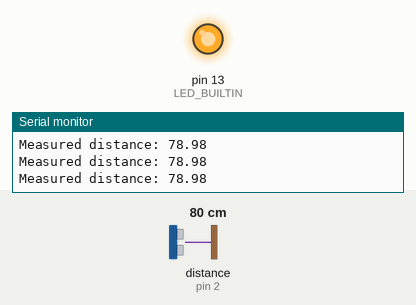
A sketch run on a simulated Arduino Uno, built with avr-gcc and run on an emulated ATmega328P. Shown: output pins drawn as LEDs (lit = HIGH), the last lines printed to the serial monitor. Wiring (inferred from the names in the program): ultrasonic range finder: trigger pin 3; echo pin 2. The inputs (shaded band) are chosen by the test bench; at power-on: distance to the obstacle (sensor on pin 2) 80 cm. The echo pulse lasts 58.3 µs per cm; pins used as bus, display or sensor lines are not drawn.

Above: at 1.2 s.
1.3 s: distance to the obstacle (sensor on pin 2) set to 98 cm
2.8 s: distance to the obstacle (sensor on pin 2) set to 104 cm
At 4.0 s:
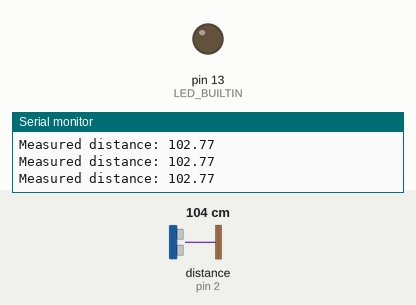
4.3 s: distance to the obstacle (sensor on pin 2) set to 2 cm
At 4.8 s:
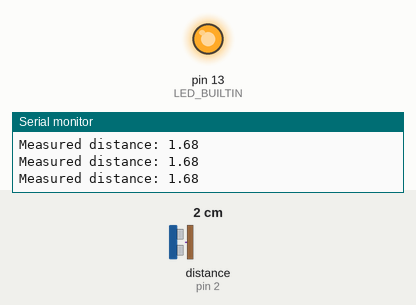
5.8 s: distance to the obstacle (sensor on pin 2) set to 120 cm
At 7.0 s:
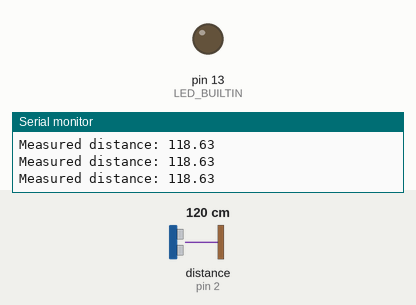
Timing chart, 0 to 8.3 s (numbered marks = the images above; inputs shaded):
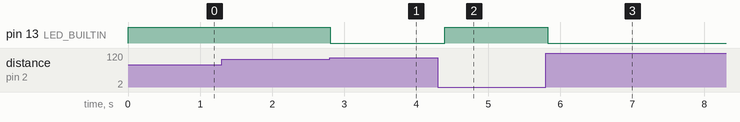

Measured:
- the behaviour switches between 101 and 102 cm on distance to the obstacle (sensor on pin 2) (found by bisection; images 0 and 1)
- after the input at 2.8 s, pin 13 (LED_BUILTIN): HIGH → LOW at once
- after the input at 4.3 s, pin 13 (LED_BUILTIN): LOW → HIGH after 0.09 s
- after the input at 5.8 s, pin 13 (LED_BUILTIN): HIGH → LOW at once

The sketch:

Distance-Measure-HC-SR04.ino
```cpp
// Connections:
// VCC = 5V
// TRIG = digital pwm pin no.3
// ECHO = digital pwm pin no.2
// GND = GND
// LED + =  Connect 220ohm ressioster other second of connect to pin no.13
// LED - = GND

#include <Arduino.h> // remove this line if using Arduino IDE

#define ECHO_PIN 2
#define TRIG_PIN 3

void setup() {
  Serial.begin(115200);
  pinMode(LED_BUILTIN, OUTPUT);
  pinMode(TRIG_PIN, OUTPUT);
  pinMode(ECHO_PIN, INPUT);
}

float readDistanceCM() {
  digitalWrite(TRIG_PIN, LOW);
  delayMicroseconds(2);
  digitalWrite(TRIG_PIN, HIGH);
  delayMicroseconds(10);
  digitalWrite(TRIG_PIN, LOW);
  int duration = pulseIn(ECHO_PIN, HIGH);
  return duration * 0.034 / 2;
}

void loop() {
  float distance = readDistanceCM();

  bool isNearby = distance < 100;
  digitalWrite(LED_BUILTIN, isNearby);

  Serial.print("Measured distance: ");
  Serial.println(readDistanceCM());

  delay(100);
}
```
